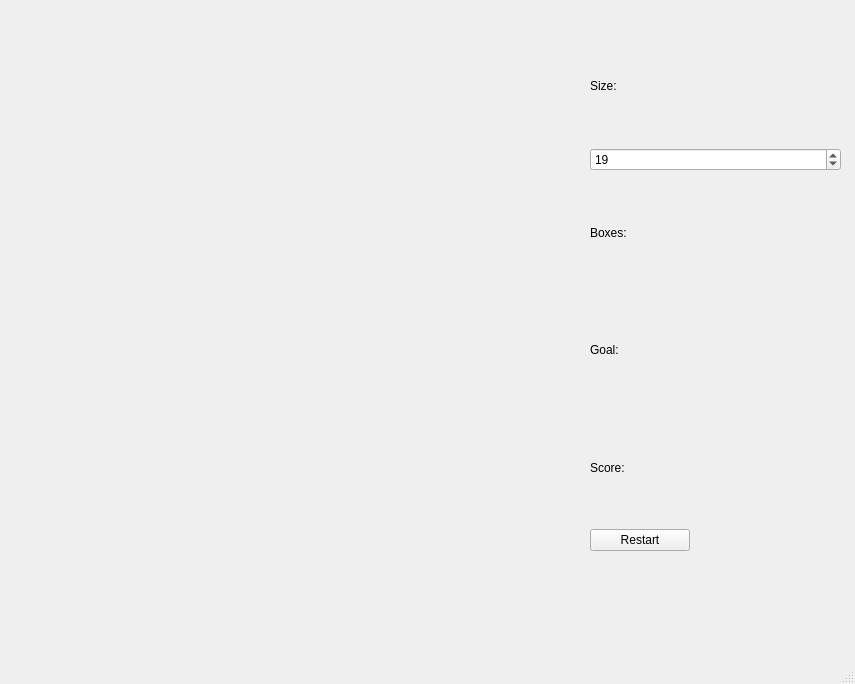
<?xml version="1.0" encoding="UTF-8"?>
<ui version="4.0">
 <class>MainWindow</class>
 <widget class="QMainWindow" name="MainWindow">
  <property name="geometry">
   <rect>
    <x>0</x>
    <y>0</y>
    <width>855</width>
    <height>684</height>
   </rect>
  </property>
  <property name="windowTitle">
   <string>Agent 007</string>
  </property>
  <widget class="QWidget" name="centralwidget">
   <widget class="QWidget" name="gridLayoutWidget">
    <property name="geometry">
     <rect>
      <x>0</x>
      <y>0</y>
      <width>551</width>
      <height>581</height>
     </rect>
    </property>
    <layout class="QGridLayout" name="gridLayout_2"/>
   </widget>
   <widget class="QWidget" name="layoutWidget">
    <property name="geometry">
     <rect>
      <x>590</x>
      <y>30</y>
      <width>251</width>
      <height>521</height>
     </rect>
    </property>
    <layout class="QVBoxLayout" name="verticalLayout">
     <item>
      <widget class="QLabel" name="sizeLadel">
       <property name="text">
        <string>Size:</string>
       </property>
      </widget>
     </item>
     <item>
      <widget class="QSpinBox" name="sizeSpinBox">
       <property name="minimum">
        <number>10</number>
       </property>
       <property name="maximum">
        <number>25</number>
       </property>
       <property name="value">
        <number>19</number>
       </property>
      </widget>
     </item>
     <item>
      <widget class="QLabel" name="boxesLabel">
       <property name="text">
        <string>Boxes:</string>
       </property>
      </widget>
     </item>
     <item>
      <widget class="QLabel" name="goalLabel">
       <property name="text">
        <string>Goal:</string>
       </property>
      </widget>
     </item>
     <item>
      <widget class="QLabel" name="scoreLabel">
       <property name="text">
        <string>Score:</string>
       </property>
      </widget>
     </item>
     <item>
      <widget class="QPushButton" name="restartButton">
       <property name="maximumSize">
        <size>
         <width>100</width>
         <height>16777215</height>
        </size>
       </property>
       <property name="text">
        <string>Restart</string>
       </property>
      </widget>
     </item>
    </layout>
   </widget>
  </widget>
  <widget class="QMenuBar" name="menubar">
   <property name="geometry">
    <rect>
     <x>0</x>
     <y>0</y>
     <width>855</width>
     <height>26</height>
    </rect>
   </property>
  </widget>
  <widget class="QStatusBar" name="statusbar"/>
 </widget>
 <resources/>
 <connections/>
</ui>
